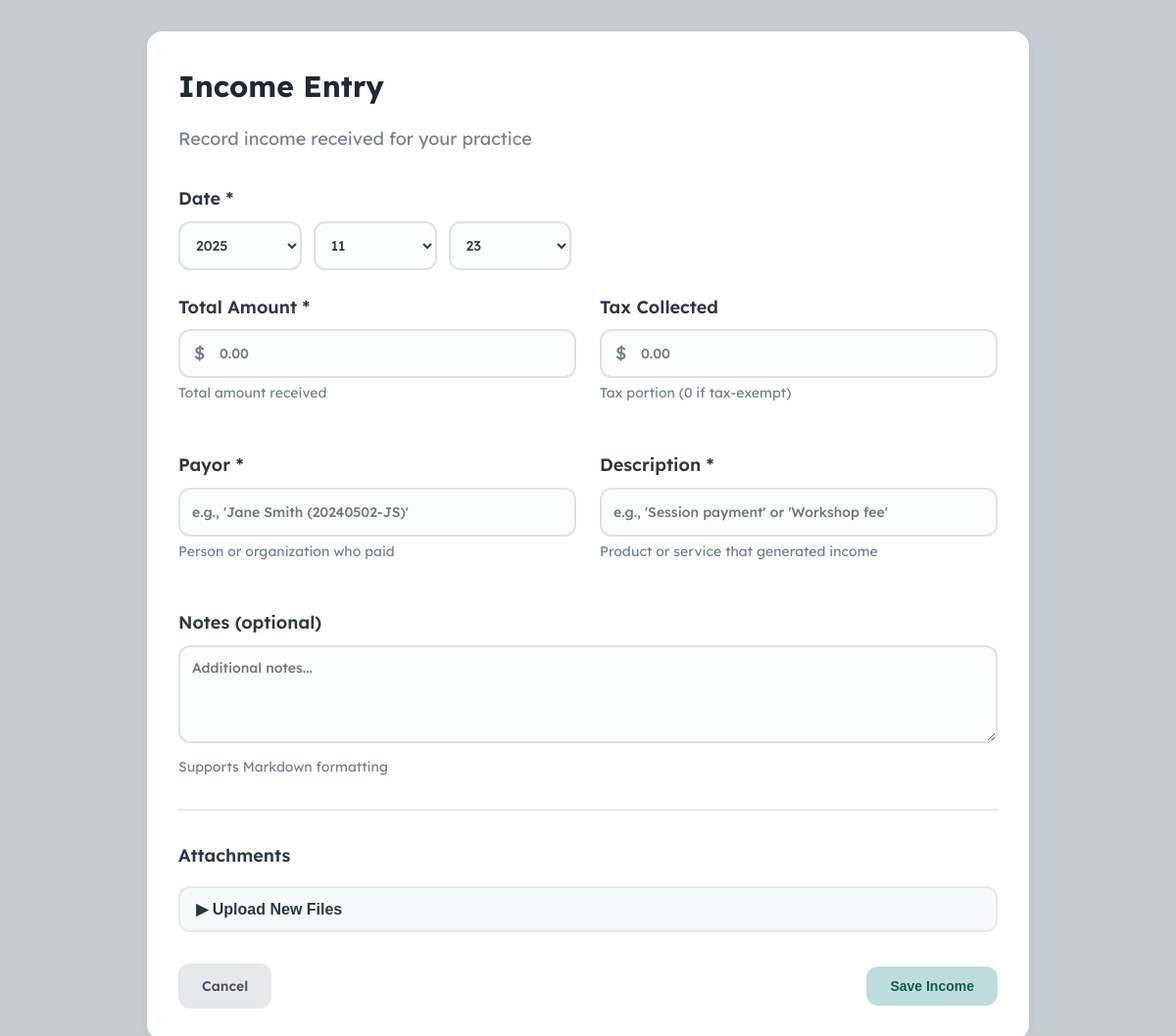
/ledger/income, run on an earlier commit of the app's database.
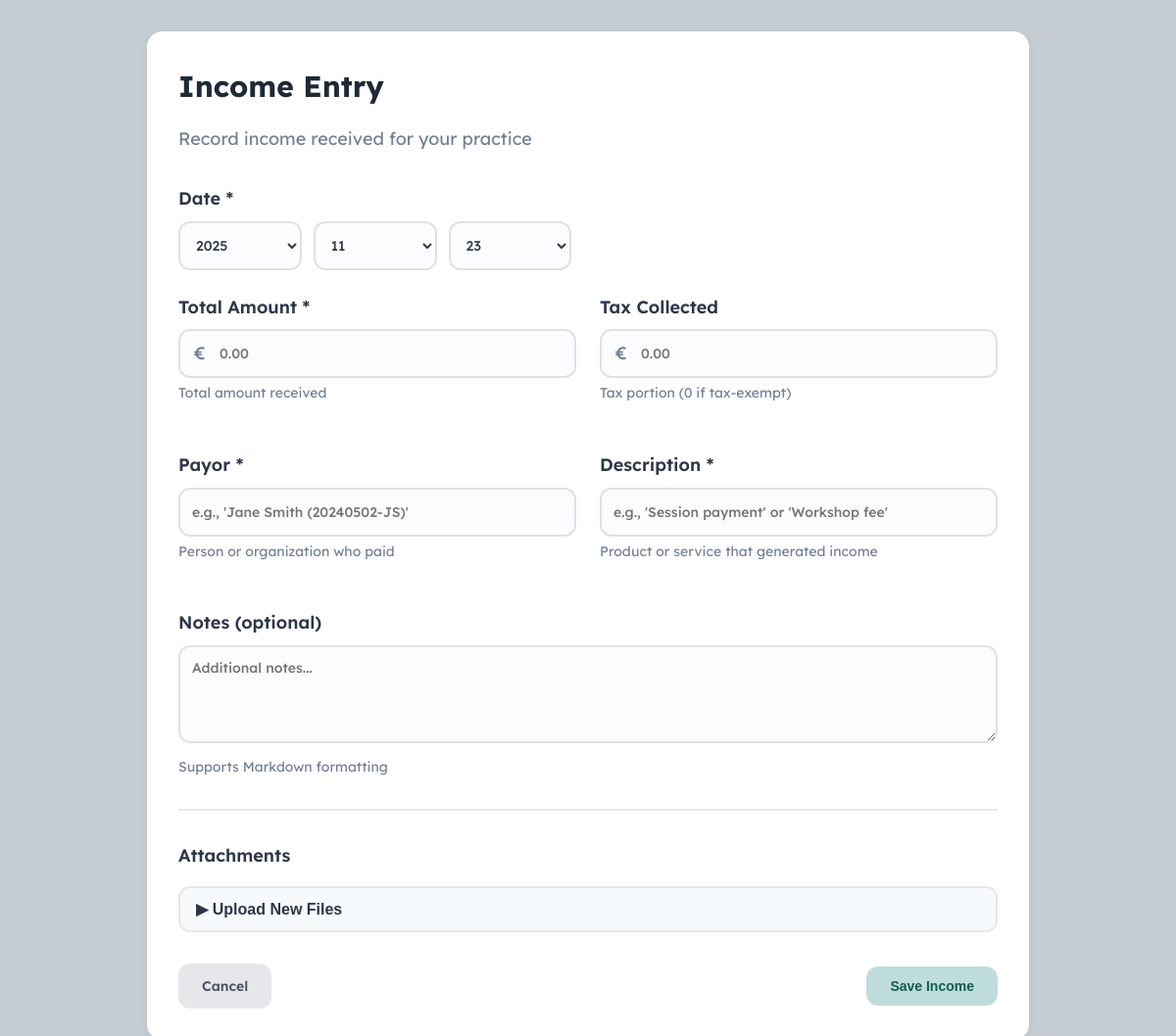
And on a later commit of the database.
### tables this page shows
CREATE TABLE settings (
                key TEXT PRIMARY KEY,
                value TEXT NOT NULL,
                modified_at INTEGER NOT NULL
            );

### web/app.py (the view, shortened to what this page needs)
@app.route('/ledger/income', methods=['GET', 'POST'])
def create_income():
    from datetime import datetime
    today_dt = datetime.now()
    today = today_dt.strftime('%Y-%m-%d')
    today_year = today_dt.year
    today_month = today_dt.month
    today_day = today_dt.day
    currency = db.get_setting('currency', '$')
    return render_template('entry_forms/income.html',
                         today=today,
                         today_year=today_year,
                         today_month=today_month,
                         today_day=today_day,
                         currency=currency,
                         is_edit=False)

### core/database.py (called while the page is built)
    def connect(self):
        conn = sqlite3.connect(str(self.db_path), timeout=10.0)
        conn.execute('PRAGMA journal_mode=WAL')
        return conn

    def get_setting(self, key: str, default: str = '') -> str:
        conn = self.connect()
        cursor = conn.cursor()
        cursor.execute("SELECT value FROM settings WHERE key = ?", (key,))
        row = cursor.fetchone()
        conn.close()
        return row[0] if row else default

### web/app.py (called while the page is built)
@app.template_filter('currency_symbol')
def currency_symbol_filter(currency_code):
    symbols = {
        'CAD': '$',
        'USD': '$',
        'EUR': '€',
        'GBP': '£',
        'AUD': '$',
        'INR': '₹',
        'JPY': '¥'
    }
    return symbols.get(currency_code, currency_code)

### web/templates/entry_forms/income.html (shortened to what this page needs)
{% extends "base.html" %}
{% block extra_css %}
<link rel="stylesheet" href="{{ url_for('static', filename='css/income.css') }}">
{% endblock %}
{% block content %}
<div class="card" style="max-width: 900px; margin: 0 auto;">
    <div style="display: flex; justify-content: space-between; align-items: start; margin-bottom: 2rem;">
        <div>
            <h2>Income Entry</h2>
            <div style="color: #718096;">
                Record income received for your practice
            </div>
        </div>
    </div>
    <form method="POST" id="income-form" enctype="multipart/form-data">
        <div class="form-group">
            <label for="ledger_date">Date *</label>
            <div class="date-input-group">
                <select id="year" name="year" required>
                    {% for year in range(2025, 2019, -1) %}
                    <option value="{{ year }}"
                            {% if is_edit and income_year == year %}selected
                            {% elif not is_edit and today_year == year %}selected{% endif %}>
                        {{ year }}
                    </option>
                    {% endfor %}
                </select>
                <select id="month" name="month" required>
                    {% for month in range(1, 13) %}
                    <option value="{{ month }}"
                            {% if is_edit and income_month == month %}selected
                            {% elif not is_edit and today_month == month %}selected{% endif %}>
                        {{ '%02d'|format(month) }}
                    </option>
                    {% endfor %}
                </select>
                <select id="day" name="day" required>
                    {% for day in range(1, 32) %}
                    <option value="{{ day }}"
                            {% if is_edit and income_day == day %}selected
                            {% elif not is_edit and today_day == day %}selected{% endif %}>
                        {{ '%02d'|format(day) }}
                    </option>
                    {% endfor %}
                </select>
            </div>
        </div>
        <div style="display: grid; grid-template-columns: 1fr 1fr; gap: 1.5rem; margin-bottom: 1.5rem;">
            <div class="form-group">
                <label for="total_amount">Total Amount *</label>
                <div style="position: relative;">
                    <span style="position: absolute; left: 1rem; top: 50%; transform: translateY(-50%); color: #718096; font-weight: 500;">{{ currency|currency_symbol }}</span>
                    <input type="number"
                           id="total_amount"
                           name="total_amount"
                           value="{{ '%.2f'|format(entry.total_amount) if entry and entry.total_amount else '' }}"
                           step="0.01"
                           min="0"
                           placeholder="0.00"
                           style="padding-left: 2.5rem;"
                           required>
                </div>
                <div class="helper-text">Total amount received</div>
            </div>
            <div class="form-group">
                <label for="tax_amount">Tax Collected</label>
                <div style="position: relative;">
                    <span style="position: absolute; left: 1rem; top: 50%; transform: translateY(-50%); color: #718096; font-weight: 500;">{{ currency|currency_symbol }}</span>
                    <input type="number"
                           id="tax_amount"
                           name="tax_amount"
                           value="{{ '%.2f'|format(entry.tax_amount) if entry and entry.tax_amount else '' }}"
                           step="0.01"
                           min="0"
                           placeholder="0.00"
                           style="padding-left: 2.5rem;">
                </div>
                <div class="helper-text">Tax portion (0 if tax-exempt)</div>
            </div>
        </div>
        <div style="display: grid; grid-template-columns: 1fr 1fr; gap: 1.5rem; margin-bottom: 1.5rem;">
            <div class="form-group">
                <label for="source">Payor *</label>
                <input type="text"
                       id="source"
                       name="source"
                       value="{{ entry.source if entry else '' }}"
                       placeholder="e.g., 'Jane Smith (20240502-JS)'"
                       required>
                <div class="helper-text">Person or organization who paid</div>
            </div>
            <div class="form-group">
                <label for="description">Description *</label>
                <input type="text"
                       id="description"
                       name="description"
                       value="{{ entry.description if entry else '' }}"
                       placeholder="e.g., 'Session payment' or 'Workshop fee'"
                       required>
                <div class="helper-text">Product or service that generated income</div>
            </div>
        </div>
        <div class="form-group">
            <label for="content">Notes (optional)</label>
            <textarea id="content"
                      name="content"
                      placeholder="Additional notes...">{{ entry.content if entry else '' }}</textarea>
            <div class="helper-text">
                Supports Markdown formatting
            </div>
        </div>
        <div class="form-group" style="margin-top: 2rem; padding-top: 2rem; border-top: 2px solid #E5E7EB;">
            <label style="font-size: 1.125rem; margin-bottom: 1rem; display: block;">Attachments</label>
            <div style="margin-bottom: 1rem;">
                <button type="button"
                        class="upload-toggle-btn"
                        onclick="toggleUploadSection()">
                    <span id="upload-toggle-icon">▶</span>
                    <span>Upload New Files</span>
                </button>
            </div>
        </div>
    </form>
    <div style="display: flex; justify-content: space-between; align-items: center; margin-top: 2rem;">
        <a href="{{ url_for('ledger') }}" class="btn btn-secondary">Cancel</a>
        <div style="display: flex; gap: 1rem;">
            {% if is_edit %}
            <button type="submit" form="income-form" class="btn">Save Changes</button>
            {% else %}
            <button type="submit" form="income-form" class="btn">Save Income</button>
            {% endif %}
        </div>
    </div>
</div>
{% endblock %}

### web/templates/base.html (shortened to what this page needs)
<!DOCTYPE html>
<html lang="en">
<head>
    {% block extra_css %}{% endblock %}
</head>
<body>
    <main>
        {% block content %}{% endblock %}
    </main>
</body>
</html>

### web/static/css/income.css (style rules this page uses)
.date-input-group { display: flex; gap: 0.75rem; max-width: 48%; }
.date-input-group select { flex: 1; padding: 0.75rem; border: 2px solid #DEE2E6; border-radius: 0.75rem; font-size: 0.875rem; font-weight: 500; color: #323B45; background: #FBFCFD; cursor: pointer; transition: all 0.2s; height: 50px; line-height: normal; box-sizing: border-box; }
.form-group { margin-bottom: 1.5rem; }
.form-group label { display: block; margin-bottom: 0.5rem; font-weight: 600; color: #2D3748; }
.form-group input[type="text"], .form-group input[type="number"], .form-group textarea { width: 100%; padding: 0.75rem; border: 2px solid #DEE2E6; border-radius: 0.75rem; font-size: 0.875rem; font-weight: 500; color: #323B45; background: #FBFCFD; transition: all 0.2s; height: 50px; box-sizing: border-box; }
.form-group textarea { height: auto; min-height: 100px; resize: vertical; font-family: inherit; }
.helper-text { font-size: 0.875rem; color: #718096; margin-top: 0.25rem; }
.upload-toggle-btn { width: 100%; padding: 0.75rem 1rem; background: #F7FAFC; border: 2px solid #E5E7EB; border-radius: 0.75rem; font-size: 1rem; font-weight: 600; color: #2D3748; cursor: pointer; transition: all 0.2s; text-align: left; text-decoration: none; }
.upload-toggle-btn span { text-decoration: none; }
.btn { display: inline-block; padding: 0.75rem 1.5rem; background: #BFDCDC; color: #115D4F; text-decoration: none; border-radius: 0.75rem; border: none; font-size: 0.875rem; font-weight: 600; cursor: pointer; transition: all 0.2s; }
.btn-secondary { background: #E5E7EB; color: #4B5563; }
.card { background: white; border-radius: 1rem; padding: 2rem; box-shadow: 0 2px 8px rgba(0,0,0,0.06); }

What changed in the data, as far as the page shows it:
changed settings: value "$" → "€"
